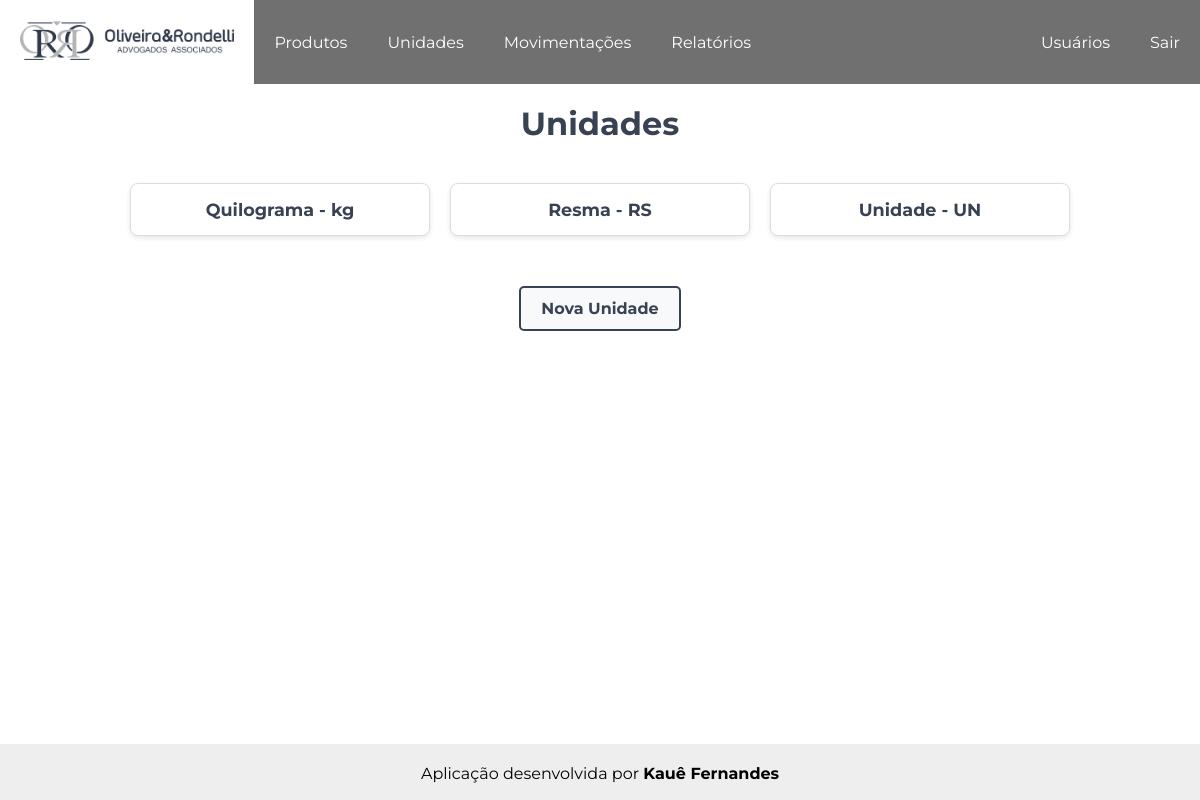
Screenshot of /produtos/unidades/ (signed in) with the database file from the repository.
### produtos/models.py (models this page shows)
class Unidades(models.Model):
    uni_nome = models.CharField('Nome', max_length=10)                  # Nome da unidade
    uni_sigla = models.CharField('Sigla', max_length=5)                 # Sigla da unidade
    uni_data_adicionada = models.DateTimeField(auto_now_add=True)       # Data em que a unidade foi adicionada
    uni_data_modificado = models.DateTimeField(auto_now=True)           # Data em que a unidade foi modificada
    def __str__(self):
        return self.uni_nome
    class Meta:
        verbose_name = 'Unidade'
        verbose_name_plural = 'Unidades'
        ordering = ['uni_nome']

### produtos/views.py (the view)
# urls.py: path('unidades/', views.lista_unidades, name = 'unidades'),                         # Caminho para a página das unidades
@user_passes_test(verifica_admin)
def lista_unidades(request):
    unidades = Unidades.objects.order_by('uni_nome')
    context = {'unidades': unidades}
    return render(request, 'unidades/lista_unidades.html', context)

### usuarios/views.py (called while the page is built)
def verifica_admin(usuario):
    return usuario.is_superuser

### produtos/templates/unidades/lista_unidades.html (shortened to what this page needs)
<!DOCTYPE html>
{% extends "core/base.html" %}
{% load static %}
    {% block extra_css %}
        <link rel="stylesheet" href="{% static 'css/produtos.css' %}">
    {% endblock %}
    {% block content %}
    <h1>Unidades</h1>
    <div class="container-unidades">
        <ul class="lista_unidades">
            {% for unidade in unidades %}
                <li>{{ unidade }} - <b>{{ unidade.uni_sigla }}</b></li>
            {% empty %}
                <li>Não existe unidade cadastrada.</li>
            {% endfor %}
        </ul>
    </div>
    <div class="container-botao">
        <a href="{% url 'nova_unidade' %}"><button class="botao-novo-produto">Nova Unidade</button></a>
    </div>
    {% endblock content %}

### static/css/style1.css (style rules this page uses)
* { margin: 0; padding: 0; box-sizing: border-box; font-family: 'Montserrat', sans-serif; }

### static/css/produtos.css (style rules this page uses)
h1 { text-align: center; color: rgba(56, 66, 82); padding: 0 0 10px 0; }
.container-unidades { text-align: center; width: 100%; }
.lista_unidades { display: grid; grid-template-columns: repeat(auto-fit, minmax(200px, 300px)); gap: 20px; padding: 30px; list-style: none; justify-content: center; width: 100%; }
.lista_unidades li { background-color: #fff; border: 1px solid #ddd; border-radius: 8px; padding: 15px; text-align: center; transition: transform 0.2s, box-shadow 0.2s; box-shadow: 0 2px 5px rgba(0,0,0,0.1); text-decoration: none; color: rgba(56, 66, 82); font-weight: bold; font-size: 1.1rem; }
.container-botao { text-align: center; width: 100%; padding: 20px; }
.botao-novo-produto, .botao-alterar-produto, .botao-voltar, .botao-salvar, .botao-pesquisar { display: inline-flex; align-items: center; justify-content: center; height: 45px; min-width: 150px; padding: 0 20px; font-family: inherit; font-size: 16px; font-weight: bold; text-decoration: none; color: rgba(56, 66, 82); background-color: #f8f9fa; border: 2px solid rgba(56, 66, 82); border-radius: 5px; cursor: pointer; transition: all 0.2s; box-sizing: border-box; }

### rows the page displays
Unidades: uni_nome "Quilograma", uni_sigla "kg"
Unidades: uni_nome "Resma", uni_sigla "RS"
Unidades: uni_nome "Unidade", uni_sigla "UN"
